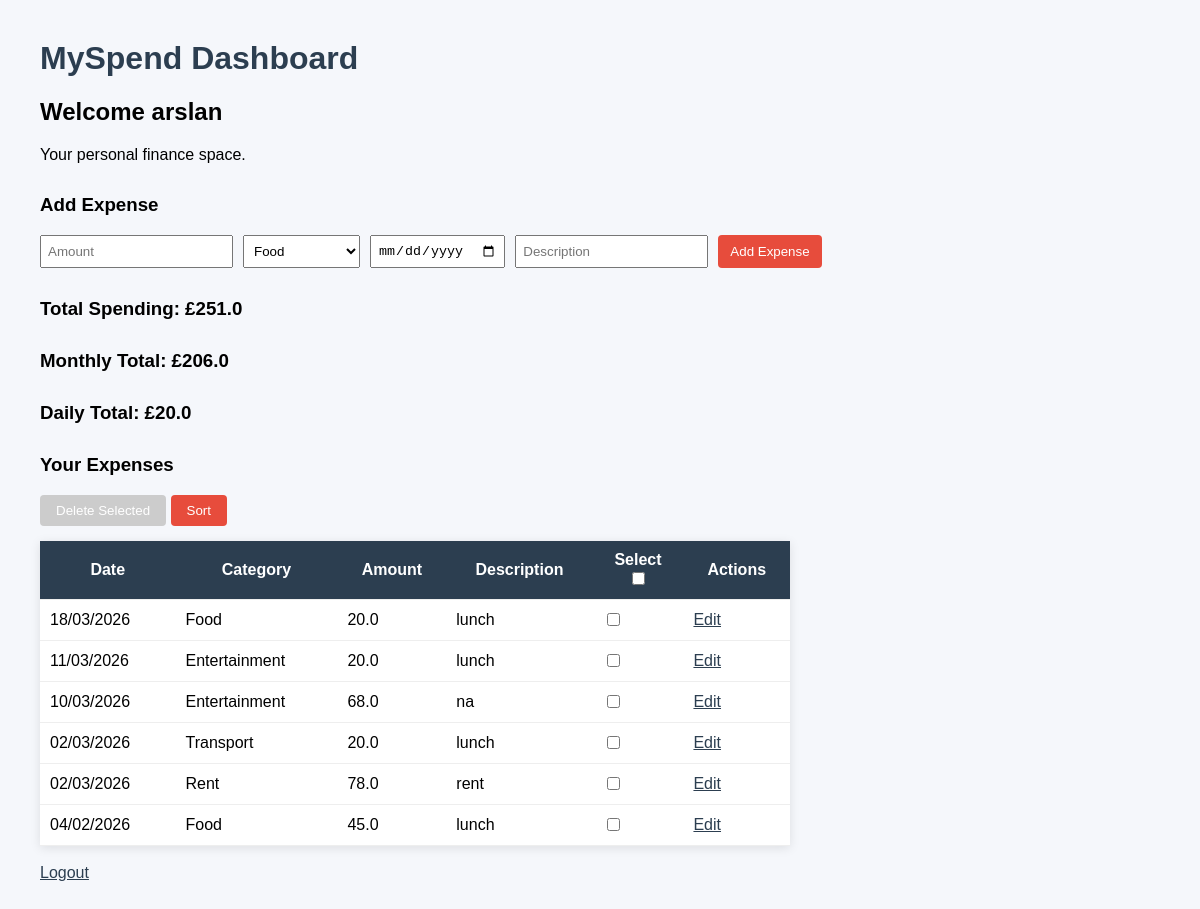
The page /dashboard (signed in) on the database as committed earlier.
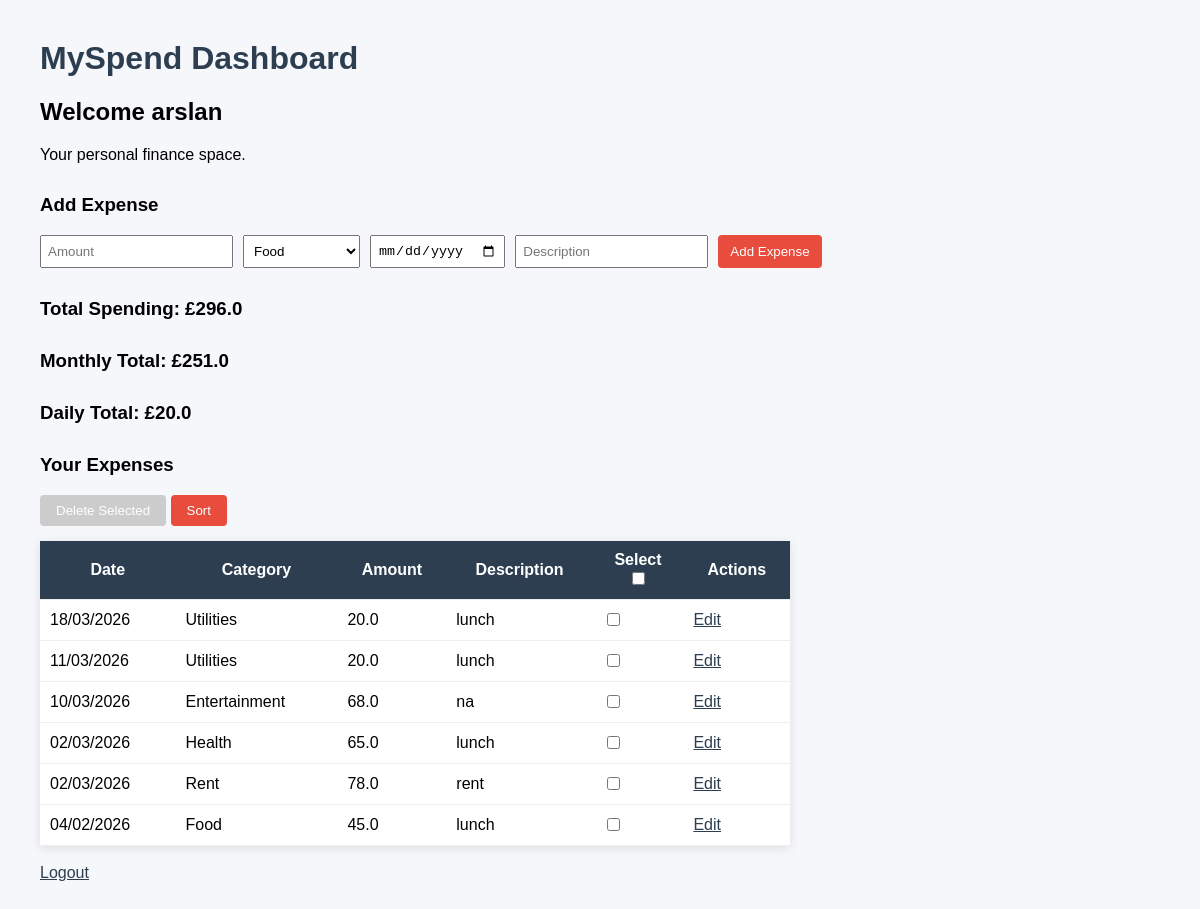
The same page on the database as committed later.
### tables this page shows
CREATE TABLE users (
        user_id INTEGER PRIMARY KEY AUTOINCREMENT,
        name TEXT NOT NULL,
        email TEXT NOT NULL UNIQUE,
        password_hash TEXT NOT NULL,
        failed_attempts INTEGER DEFAULT 0,
        lockout_until TEXT,
        monthly_budget REAL DEFAULT 0
    );

CREATE TABLE expenses (
        expense_id INTEGER PRIMARY KEY AUTOINCREMENT,
        user_id INTEGER,
        category_id INTEGER,
        date TEXT,
        amount REAL,
        description TEXT,
        FOREIGN KEY (user_id) REFERENCES users(user_id),
        FOREIGN KEY (category_id) REFERENCES categories(category_id)
    );

CREATE TABLE categories (
        category_id INTEGER PRIMARY KEY AUTOINCREMENT,
        name TEXT NOT NULL UNIQUE
    );

### tracker/routes.py (the view)
@main.route("/dashboard")
def dashboard():
    if "user_id" not in session:
        return redirect(url_for("main.login"))
    conn = get_db_connection()
    cursor = conn.cursor()
    user = cursor.execute(
        "SELECT name FROM users WHERE user_id = ?",
        (session["user_id"],)
    ).fetchone()
    sort = request.args.get("sort", "date_desc")
    order_clause = {
        "date_desc": "expenses.date DESC",
        "date_asc": "expenses.date ASC",
        "amount_asc": "expenses.amount ASC",
        "amount_desc": "expenses.amount DESC",
        "category_asc": "categories.name ASC",
        "category_desc": "categories.name DESC",
        "desc_asc": "expenses.description ASC",
        "desc_desc": "expenses.description DESC"
    }.get(sort, "expenses.date DESC")
    expenses = cursor.execute(
        f"""
        SELECT expenses.expense_id, expenses.date, expenses.amount, expenses.description, categories.name, expenses.category_id
        FROM expenses
        JOIN categories ON expenses.category_id = categories.category_id
        WHERE expenses.user_id = ?
        ORDER BY {order_clause}
        """,
        (session["user_id"],)
    ).fetchall()
    total = cursor.execute(
        "SELECT COALESCE(SUM(amount), 0) FROM expenses WHERE user_id = ?",
        (session["user_id"],)
    ).fetchone()[0]
    monthly_total = cursor.execute(
        """
        SELECT COALESCE(SUM(amount), 0)
        FROM expenses
        WHERE user_id = ?
        AND strftime('%Y-%m', date) = strftime('%Y-%m', 'now')
        """,
        (session["user_id"],)
    ).fetchone()[0]
    daily_total = cursor.execute(
    """
    SELECT COALESCE(SUM(amount), 0)
    FROM expenses
    WHERE user_id = ?
    AND date = DATE('now')
    """,
    (session["user_id"],)
).fetchone()[0]
    if total is None:
        total = 0
    conn.close()
    return render_template("dashboard.html", name=user["name"], expenses=expenses, total=total,monthly_total=monthly_total, daily_total=daily_total)

### tracker/models.py (called while the page is built)
def get_db_connection():
    connection = sqlite3.connect("myspend.db")
    connection.row_factory = sqlite3.Row
    connection.execute("PRAGMA foreign_keys = ON")  # Enable foreign key support
    return connection

### tracker/templates/dashboard.html (shortened to what this page needs)
<!DOCTYPE html>
<html lang="en">
<head>
    <link rel="stylesheet" href="{{ url_for('static', filename='css/style.css') }}">
</head>
<body>
    <h1>MySpend Dashboard</h1>
    <h2>Welcome {{ name }}</h2>
    <p>Your personal finance space.</p>
    <h3>Add Expense</h3>
    <form method="POST" action="/add-expense" class="add-expense-form">
        <input type="number" step="0.01" name="amount" placeholder="Amount" required>
        <select name="category_id" required>
            <option value="1">Food</option>
        </select>
        <input type="date" name="date" required>
        <input type="text" name="description" placeholder="Description">
        <button type="submit">Add Expense</button>
    </form>
    <h3>Total Spending: £{{ total }}</h3>
    <h3>Monthly Total: £{{ monthly_total }}</h3>
    <h3>Daily Total: £{{ daily_total }}</h3>
    <h3>Your Expenses</h3>
    <form method="POST" action="/delete-selected-expenses">
        <div style="margin-bottom: 15px;">
            <button
                id="delete-button"
                type="submit"
                onclick="return confirm('Delete selected expenses?')"
                disabled
            >
                Delete Selected
            </button>
            <button type="button" onclick="openSortModal()">
                Sort
            </button>
        </div>
        <table>
            <tr>
                <th>Date</th>
                <th>Category</th>
                <th>Amount</th>
                <th>Description</th>
                <th>
                    Select
                    <br>
                    <input type="checkbox" id="select-all">
                </th>
                <th>Actions</th>
            </tr>
            {% for expense in expenses %}
            <tr>
                <td>{{ expense.date[8:10] }}/{{ expense.date[5:7] }}/{{ expense.date[0:4] }}</td>
                <td>{{ expense.name }}</td>
                <td>{{ expense.amount }}</td>
                <td>{{ expense.description }}</td>
                <td>
                    <input
                        type="checkbox"
                        class="expense-checkbox"
                        name="expense_ids"
                        value="{{ expense.expense_id }}"
                    >
                </td>
                <td>
                    <a href="#" onclick="openEditModal(
                        '{{ expense.expense_id }}',
                        '{{ expense.amount }}',
                        '{{ expense.category_id }}',
                        '{{ expense.date }}',
                        '{{ expense.description | e }}'
                    ); return false;">
                        Edit
                    </a>
                </td>
            </tr>
            {% endfor %}
        </table>
    </form>
    <br>
    <a href="/logout">Logout</a>
</body>
</html>

### tracker/static/css/style.css (style rules this page uses)
body { font-family: Arial, sans-serif; background-color: #f5f7fb; margin: 40px; }
h1 { color: #2c3e50; }
h3 { margin-top: 30px; }
.add-expense-form { display: flex; gap: 10px; margin-bottom: 25px; }
.add-expense-form input, .add-expense-form select { padding: 6px; }
.add-expense-form button { padding: 6px 12px; }
table { border-collapse: collapse; width: 750px; background: white; box-shadow: 0 2px 10px rgba(0,0,0,0.1); }
th { background-color: #2c3e50; color: white; }
th, td { padding: 10px; border-bottom: 1px solid #eee; }
button { padding: 8px 16px; background: #e74c3c; border: none; color: white; border-radius: 4px; cursor: pointer; }
button:disabled { background: #ccc; cursor: not-allowed; }
a { color: #2c3e50; }

Rows that differ between the two databases and show on the page:
changed expenses (number 1 of 6 on the later page): name "Food" → "Utilities"
changed expenses (number 2 of 6 on the later page): name "Entertainment" → "Utilities"
changed expenses: name "Transport" → "Health"; amount "20.0" → "65.0"
Other text that changed with them:
{{ total }}: "251.0" → "296.0"
{{ monthly_total }}: "206.0" → "251.0"
